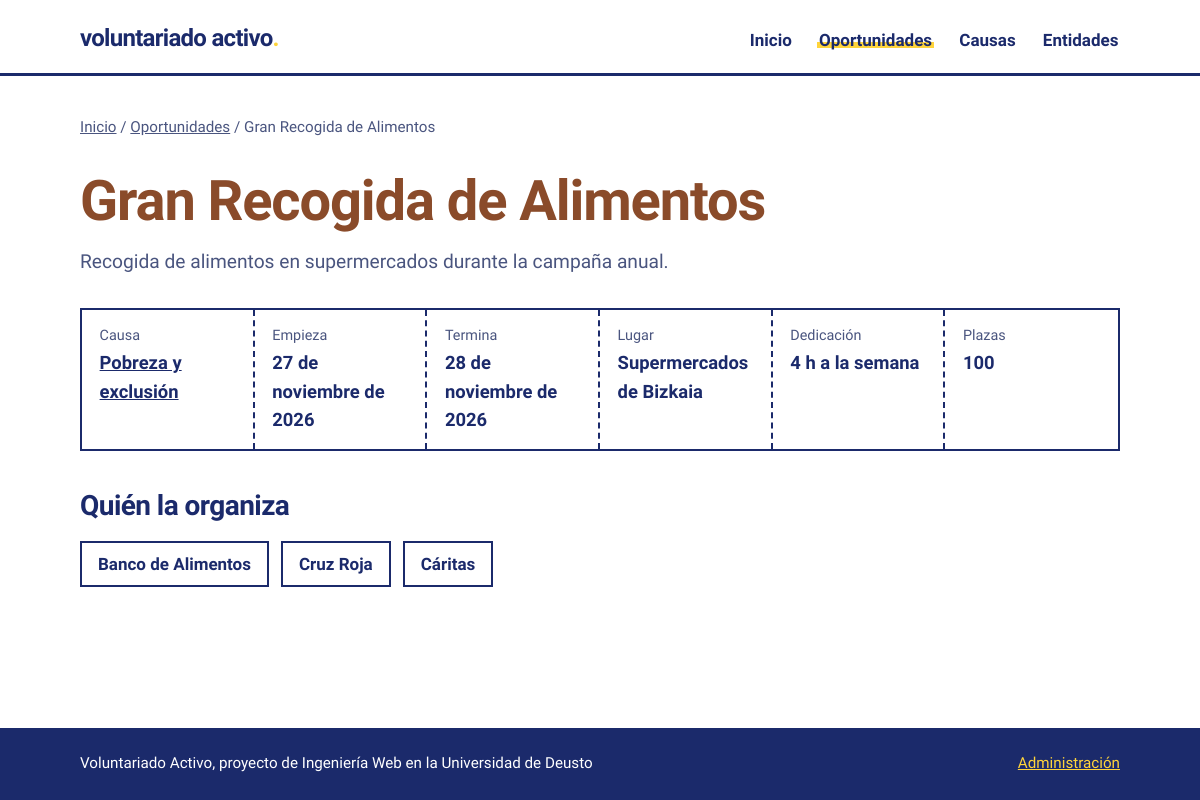
Page /oportunidades/14/ on the committed database.
### voluntariado/models.py (models this page shows, shortened)
class Oportunidad(models.Model):
    titulo = models.CharField("título", max_length=150)
    descripcion = models.TextField("descripción")
    causa = models.ForeignKey(Causa, on_delete=models.PROTECT, related_name="oportunidades")
    entidades = models.ManyToManyField(Entidad, related_name="oportunidades")
    lugar = models.CharField(max_length=100)
    fecha_inicio = models.DateField("fecha de inicio")
    fecha_fin = models.DateField("fecha de fin", blank=True, null=True)
    horas_semana = models.PositiveSmallIntegerField("horas por semana")
    plazas = models.PositiveSmallIntegerField()
    class Meta:
        ordering = ["fecha_inicio", "titulo"]
        verbose_name_plural = "oportunidades"

class Causa(models.Model):
    nombre = models.CharField(max_length=60, unique=True)
    descripcion = models.TextField("descripción")
    class Meta:
        ordering = ["nombre"]
    def get_absolute_url(self):
        return reverse("detalle_causa", args=[self.pk])

class Entidad(models.Model):
    nombre = models.CharField(max_length=100, unique=True)
    descripcion = models.TextField("descripción")
    web = models.URLField(blank=True)
    email = models.EmailField("correo de contacto", blank=True)
    class Meta:
        ordering = ["nombre"]
        verbose_name_plural = "entidades"
    def get_absolute_url(self):
        return reverse("detalle_entidad", args=[self.pk])

### voluntariado/views.py (the view)
# urls.py: path("oportunidades/<int:pk>/", views.DetalleOportunidad.as_view(), name="detalle_oportunidad"),
class DetalleOportunidad(DetailView):
    queryset = Oportunidad.objects.select_related("causa").prefetch_related("entidades")
    context_object_name = "oportunidad"

### voluntariado/templates/voluntariado/oportunidad_detail.html (shortened to what this page needs)
{% extends "voluntariado/base_detalle.html" %}
{% block miga_seccion %}<a href="{% url 'lista_oportunidades' %}">Oportunidades</a>{% endblock %}
{% block titulo_pagina %}{{ oportunidad.titulo }}{% endblock %}
{% block clase_color %}c-{{ oportunidad.causa.nombre|slugify }}{% endblock %}
{% block titulo_h1 %}{{ oportunidad.titulo }}{% endblock %}
{% block subtitulo %}<p class="entradilla">{{ oportunidad.descripcion }}</p>{% endblock %}
{% block ficha %}
<dl class="datos">
    <div>
        <dt>Causa</dt>
        <dd><a href="{{ oportunidad.causa.get_absolute_url }}">{{ oportunidad.causa.nombre }}</a></dd>
    </div>
    <div>
        <dt>Empieza</dt>
        <dd><time datetime="{{ oportunidad.fecha_inicio|date:'Y-m-d' }}">{{ oportunidad.fecha_inicio|date:"j \d\e F \d\e Y" }}</time></dd>
    </div>
    {% if oportunidad.fecha_fin %}
    <div>
        <dt>Termina</dt>
        <dd><time datetime="{{ oportunidad.fecha_fin|date:'Y-m-d' }}">{{ oportunidad.fecha_fin|date:"j \d\e F \d\e Y" }}</time></dd>
    </div>
    {% endif %}
    <div>
        <dt>Lugar</dt>
        <dd>{{ oportunidad.lugar }}</dd>
    </div>
    <div>
        <dt>Dedicación</dt>
        <dd>{{ oportunidad.horas_semana }} h a la semana</dd>
    </div>
    <div>
        <dt>Plazas</dt>
        <dd>{{ oportunidad.plazas }}</dd>
    </div>
</dl>
<section>
    <h2>Quién la organiza</h2>
    <ul class="lista-enlaces">
        {% for entidad in oportunidad.entidades.all %}
            <li><a href="{{ entidad.get_absolute_url }}">{{ entidad.nombre }}</a></li>
        {% endfor %}
    </ul>
</section>
{% endblock %}

### voluntariado/static/voluntariado/css/estilos.css (style rules this page uses)
* { box-sizing: border-box; }
body { margin: 0; display: flex; flex-direction: column; min-height: 100vh; background-color: #ffffff; color: #1b2a6b; font-family: "Bricolage Grotesque", "Segoe UI", system-ui, sans-serif; font-size: 1.0625rem; line-height: 1.55; }
h1, h2, h3 { margin: 0; font-weight: 800; line-height: 1.05; letter-spacing: -0.02em; }
h2 { font-size: 1.75rem; margin-bottom: 1.25rem; }
p { margin: 0 0 1rem; }
a { color: inherit; }
.entradilla { max-width: 38rem; font-size: 1.2rem; color: #4a557f; }
.ficha-cabecera .entradilla { margin-top: 1rem; }
.datos { display: flex; flex-wrap: wrap; gap: 0; margin: 0 0 2.5rem; border: 2px solid #1b2a6b; }
.datos div { flex: 1 1 10rem; padding: 0.9rem 1.1rem; border-right: 2px dashed #1b2a6b; }
.datos div:last-child { border-right: 0; }
.datos dt { font-size: 0.9rem; color: #4a557f; }
.datos dd { margin: 0.15rem 0 0; font-size: 1.15rem; font-weight: 700; }
.lista-enlaces { display: flex; flex-wrap: wrap; gap: 0.75rem; margin: 0; padding: 0; list-style: none; }
.lista-enlaces a { display: inline-block; padding: 0.5rem 1rem; border: 2px solid #1b2a6b; font-weight: 700; text-decoration: none; }

### rows in the picture
Oportunidad: titulo "Gran Recogida de Alimentos", descripcion "Recogida de alimentos en supermercados durante la campaña anual.", causa.nombre "Pobreza y exclusión", fecha_inicio "27 de noviembre de 2026", fecha_fin "28 de noviembre de 2026", lugar "Supermercados de Bizkaia", horas_semana "4", plazas "100"
Entidad: nombre "Banco de Alimentos"
Entidad: nombre "Cruz Roja"
Entidad: nombre "Cáritas"
